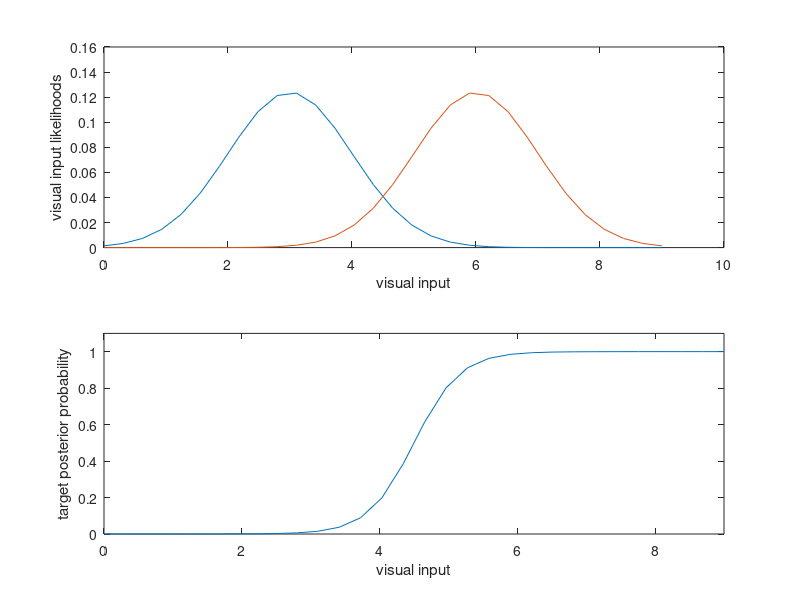

The MATLAB script that drew this image:
% unisensoryBayesRule.m
% this script computes unisensory target probability using Bayes Rule

% set likelihood parameters and target priors
mev1=6; mev0=3; % set target present and absent likelihood means
sdv1=1; sdv0=1; % set target present and absent likelihood SDs
pt1=1/2; pt0=1-pt1; % set target present prior

% set range of sensory input values
maxV=9; % set maximum sensory input value
nVals=30; % set number of sensory input values
vis=linspace(0,maxV,nVals); % set sensory vector

% compute the Gaussian likelihoods distributions
pvt1=(1/(sdv1*sqrt(2*pi)))*exp(-1/2*((vis-mev1)/sdv1).^2);
pvt0=(1/(sdv0*sqrt(2*pi)))*exp(-1/2*((vis-mev0)/sdv0).^2);
pvt1=pvt1/sum(pvt1); % normalize
pvt0=pvt0/sum(pvt0); % normalize

% compute unconditional probability of input (evidence)
pv=pvt1*pt1+pvt0*pt0;

% compute the posterior probabilities
pt1v=(pvt1./pv)*pt1;
pt0v=(pvt0./pv)*pt0;



% plot results
clf
subplot(211)
plot(vis,pvt0,vis,pvt1)
ylabel('visual input likelihoods')
xlabel('visual input')
subplot(212)
plot(vis,pt1v)
axis([0 maxV 0 1.1])
ylabel('target posterior probability')
xlabel('visual input')


   